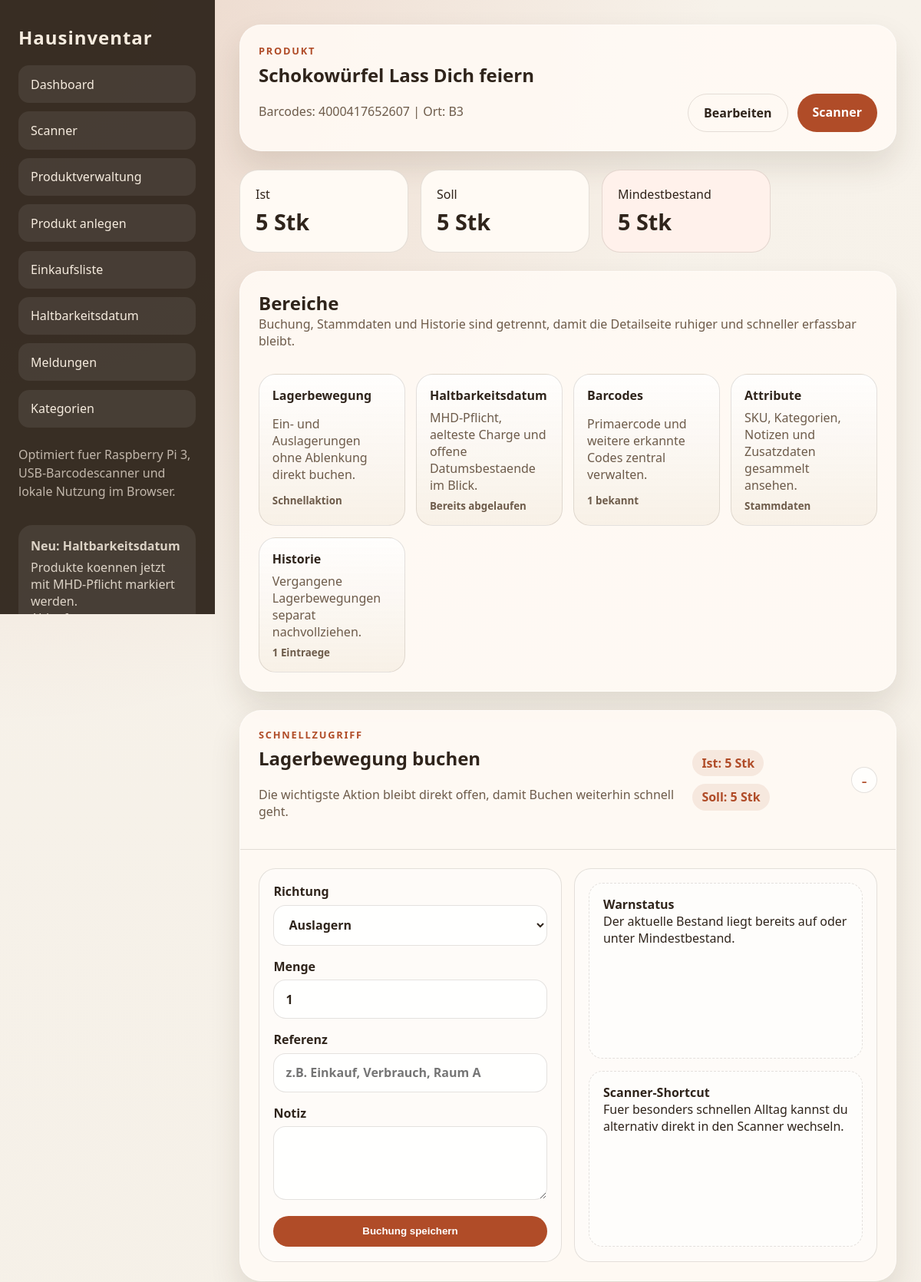
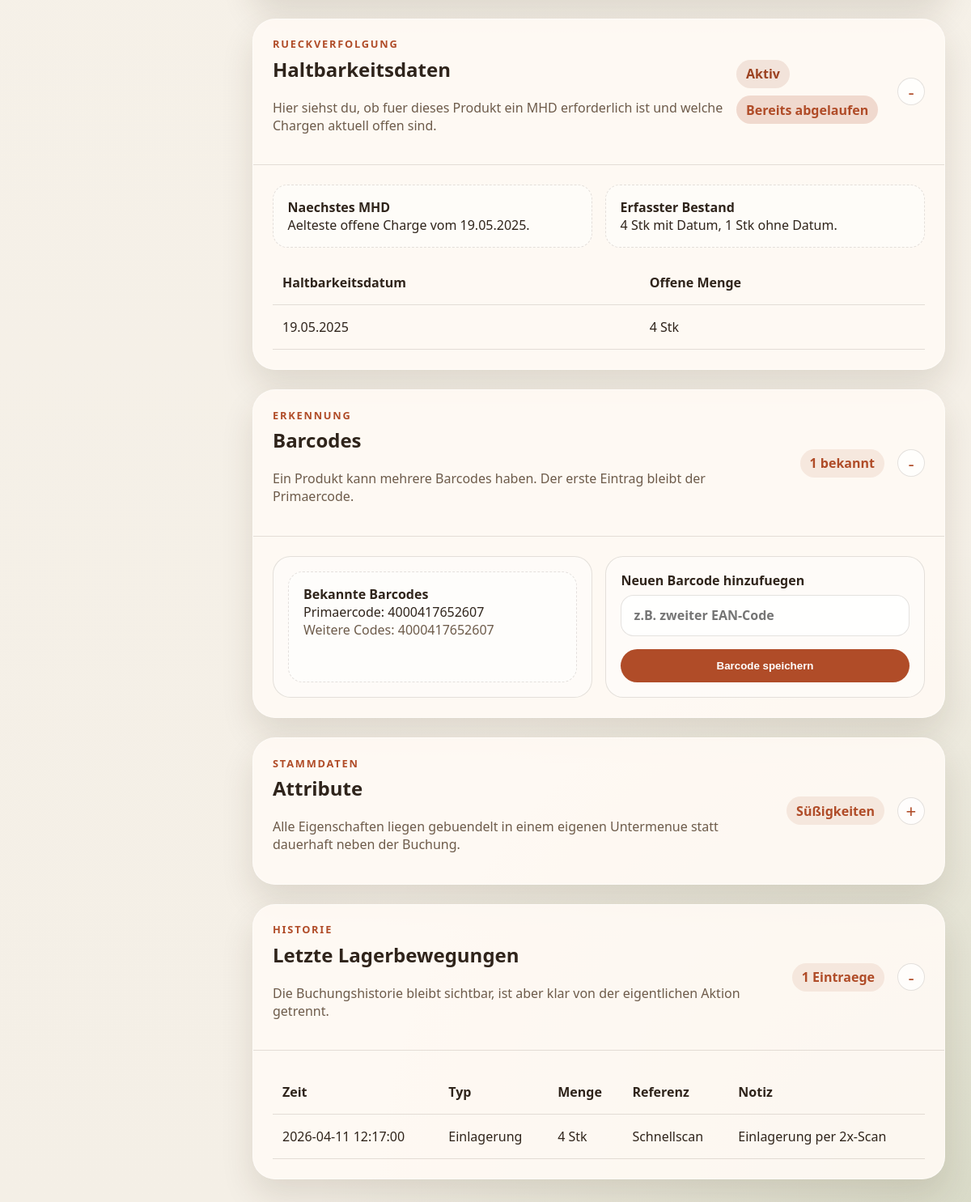
/products/1, run on the app's committed database (2 pictures, top to bottom).
### tables this page shows
CREATE TABLE products (
            id INTEGER PRIMARY KEY AUTOINCREMENT,
            name TEXT NOT NULL,
            barcode TEXT UNIQUE,
            sku TEXT,
            category TEXT,
            storage_location TEXT,
            unit TEXT NOT NULL DEFAULT 'Stk',
            target_quantity INTEGER NOT NULL DEFAULT 0,
            current_quantity INTEGER NOT NULL DEFAULT 0,
            min_quantity INTEGER NOT NULL DEFAULT 0,
            notes TEXT,
            extra_attributes TEXT NOT NULL DEFAULT '{}',
            created_at TEXT NOT NULL DEFAULT CURRENT_TIMESTAMP,
            updated_at TEXT NOT NULL DEFAULT CURRENT_TIMESTAMP
        , product_category_id INTEGER REFERENCES product_categories (id), requires_expiry_date INTEGER NOT NULL DEFAULT 0);

CREATE TABLE product_expiry_batches (
            id INTEGER PRIMARY KEY AUTOINCREMENT,
            product_id INTEGER NOT NULL,
            expires_on TEXT NOT NULL,
            quantity INTEGER NOT NULL,
            quantity_remaining INTEGER NOT NULL,
            created_at TEXT NOT NULL DEFAULT CURRENT_TIMESTAMP,
            FOREIGN KEY (product_id) REFERENCES products (id)
        );

CREATE TABLE product_categories (
            id INTEGER PRIMARY KEY AUTOINCREMENT,
            name TEXT NOT NULL UNIQUE,
            created_at TEXT NOT NULL DEFAULT CURRENT_TIMESTAMP
        );

CREATE TABLE stock_movements (
            id INTEGER PRIMARY KEY AUTOINCREMENT,
            product_id INTEGER NOT NULL,
            movement_type TEXT NOT NULL,
            quantity INTEGER NOT NULL,
            reference TEXT,
            note TEXT,
            created_at TEXT NOT NULL DEFAULT CURRENT_TIMESTAMP,
            FOREIGN KEY (product_id) REFERENCES products (id)
        );

### inventory_app/__init__.py (the view)
    @app.route("/products/<int:product_id>")
    def product_detail(product_id: int):
        product = get_product(product_id)
        if product is None:
            flash("Produkt wurde nicht gefunden.", "error")
            return redirect(url_for("index"))
        movements = list_product_movements(product_id)
        return render_template("product_detail_page.html", product=product, movements=movements)

### inventory_app/templates/product_detail_page.html (shortened to what this page needs)
{% extends "layout.html" %}
{% block content %}
<section class="detail-header">
    <div>
        <p class="eyebrow">Produkt</p>
        <h1>{{ product.name }}</h1>
        <p class="lead">Barcodes: {{ product.barcode_label or 'nicht hinterlegt' }} | Ort: {{ product.storage_location
            or 'nicht hinterlegt' }}</p>
    </div>
    <div class="detail-actions">
        <a class="button-link secondary" href="{{ url_for('edit_product', product_id=product.id) }}">Bearbeiten</a>
        <a class="button-link" href="{{ url_for('scan') }}">Scanner</a>
    </div>
</section>
<section class="stats-grid compact">
    <article class="stat-card">
        <span>Ist</span>
        <strong>{{ product.current_quantity }} {{ product.unit }}</strong>
    </article>
    <article class="stat-card">
        <span>Soll</span>
        <strong>{{ product.target_quantity }} {{ product.unit }}</strong>
    </article>
    <article class="stat-card {% if product.current_quantity <= product.min_quantity %}warning{% endif %}">
        <span>Mindestbestand</span>
        <strong>{{ product.min_quantity }} {{ product.unit }}</strong>
    </article>
</section>
<section class="panel category-overview-panel">
    <div class="section-head compact-head">
        <div>
            <h2>Bereiche</h2>
            <p class="subtle">Buchung, Stammdaten und Historie sind getrennt, damit die Detailseite ruhiger und
                schneller erfassbar bleibt.</p>
        </div>
    </div>
    <div class="category-hub-grid">
        <a class="hub-card" href="#product-movement">
            <strong>Lagerbewegung</strong>
            <span>Ein- und Auslagerungen ohne Ablenkung direkt buchen.</span>
            <small>Schnellaktion</small>
        </a>
        <a class="hub-card" href="#product-expiry">
            <strong>Haltbarkeitsdatum</strong>
            <span>MHD-Pflicht, aelteste Charge und offene Datumsbestaende im Blick.</span>
            <small>{{ product.expiry_status_label if product.requires_expiry_date else 'Nicht aktiv' }}</small>
        </a>
        <a class="hub-card" href="#product-barcodes">
            <strong>Barcodes</strong>
            <span>Primaercode und weitere erkannte Codes zentral verwalten.</span>
            <small>{{ product.all_barcodes|length }} bekannt</small>
        </a>
        <a class="hub-card" href="#product-attributes">
            <strong>Attribute</strong>
            <span>SKU, Kategorien, Notizen und Zusatzdaten gesammelt ansehen.</span>
            <small>Stammdaten</small>
        </a>
        <a class="hub-card" href="#product-history">
            <strong>Historie</strong>
            <span>Vergangene Lagerbewegungen separat nachvollziehen.</span>
            <small>{{ movements|length }} Eintraege</small>
        </a>
    </div>
</section>
<details class="panel category-accordion" id="product-movement" open>
    <summary>
        <div>
            <p class="eyebrow">Schnellzugriff</p>
            <h2>Lagerbewegung buchen</h2>
            <p class="subtle">Die wichtigste Aktion bleibt direkt offen, damit Buchen weiterhin schnell geht.</p>
        </div>
        <div class="accordion-meta">
            <span class="status-pill">Ist: {{ product.current_quantity }} {{ product.unit }}</span>
            <span class="status-pill">Soll: {{ product.target_quantity }} {{ product.unit }}</span>
        </div>
    </summary>
    <div class="category-accordion-body">
        <div class="detail-grid">
            <section class="category-subpanel">
                <form class="movement-form" method="post" action="{{ url_for('move_product', product_id=product.id) }}"
                    data-expiry-required="{{ 1 if product.requires_expiry_date else 0 }}"
                    data-expiry-product-name="{{ product.name }}">
                    <label>
                        Richtung
                        <select name="direction">
                            <option value="out">Auslagern</option>
                        </select>
                    </label>
                    <label>
                        Menge
                        <input name="quantity" type="number" min="1" value="1" required>
                    </label>
                    <label>
                        Referenz
                        <input name="reference" placeholder="z.B. Einkauf, Verbrauch, Raum A">
                    </label>
                    <label>
                        Notiz
                        <textarea name="note" rows="3"></textarea>
                    </label>
                    <button type="submit">Buchung speichern</button>
                </form>
            </section>
            <section class="category-subpanel">
                <div class="filter-summary-row detail-summary-single">
                    <div class="category-summary">
                        <strong>Warnstatus</strong>
                        <p>{% if product.current_quantity <= product.min_quantity %}Der aktuelle Bestand liegt bereits
                                auf oder unter Mindestbestand.{% else %}Der aktuelle Bestand liegt oberhalb des
                                Mindestbestands.{% endif %}</p>
                    </div>
                    <div class="category-summary">
                        <strong>Scanner-Shortcut</strong>
                        <p>Fuer besonders schnellen Alltag kannst du alternativ direkt in den Scanner wechseln.</p>
                    </div>
                </div>
            </section>
        </div>
    </div>
</details>
<details class="panel category-accordion" id="product-expiry" {% if product.requires_expiry_date %}open{% endif %}>
    <summary>
        <div>
            <p class="eyebrow">Rueckverfolgung</p>
            <h2>Haltbarkeitsdaten</h2>
            <p class="subtle">Hier siehst du, ob fuer dieses Produkt ein MHD erforderlich ist und welche Chargen aktuell
                offen sind.</p>
        </div>
        <div class="accordion-meta">
            <span class="status-pill {% if product.requires_expiry_date %}expiry-soon-pill{% endif %}">{{ 'Aktiv' if
                product.requires_expiry_date else 'Nicht erforderlich' }}</span>
            {% if product.requires_expiry_date %}
            <span class="status-pill expiry-status-{{ product.expiry_status }}">{{ product.expiry_status_label }}</span>
            {% endif %}
        </div>
    </summary>
    <div class="category-accordion-body">
        <div class="filter-summary-row expiry-summary-row">
            <div class="category-summary">
                <strong>Naechstes MHD</strong>
                <p>{% if product.next_expiry_display %}Aelteste offene Charge vom {{ product.next_expiry_display }}.{%
                    elif product.requires_expiry_date %}Noch kein Haltbarkeitsdatum fuer den aktuellen Bestand
                    erfasst.{% else %}Dieses Produkt benoetigt aktuell kein Haltbarkeitsdatum.{% endif %}</p>
            </div>
            <div class="category-summary">
                <strong>Erfasster Bestand</strong>
                <p>{{ product.tracked_expiry_quantity }} {{ product.unit }} mit Datum{% if
                    product.missing_expiry_quantity %}, {{ product.missing_expiry_quantity }} {{ product.unit }} ohne
                    Datum{% endif %}.</p>
            </div>
        </div>
        <div class="table-wrap">
            <table>
                <thead>
                    <tr>
                        <th>Haltbarkeitsdatum</th>
                        <th>Offene Menge</th>
                    </tr>
                </thead>
                <tbody>
                    {% for batch in product.expiry_batches %}
                    <tr>
                        <td>{{ batch.expires_display }}</td>
                        <td>{{ batch.quantity_remaining }} {{ product.unit }}</td>
                    </tr>
                    {% else %}
                    <tr>
                        <td colspan="2" class="empty-state">Noch keine offenen MHD-Chargen fuer dieses Produkt
                            vorhanden.</td>
                    </tr>
                    {% endfor %}
                </tbody>
            </table>
        </div>
    </div>
</details>
<details class="panel category-accordion" id="product-barcodes" open>
    <summary>
        <div>
            <p class="eyebrow">Erkennung</p>
            <h2>Barcodes</h2>
            <p class="subtle">Ein Produkt kann mehrere Barcodes haben. Der erste Eintrag bleibt der Primaercode.</p>
        </div>
        <div class="accordion-meta">
            <span class="status-pill">{{ product.all_barcodes|length }} bekannt</span>
        </div>
    </summary>
    <div class="category-accordion-body">
        <div class="detail-grid">
            <section class="category-subpanel">
                <div class="category-summary">
                    <strong>Bekannte Barcodes</strong>
                    <p>{% if product.barcode %}Primaercode: {{ product.barcode }}{% else %}Noch kein Primaercode
                        hinterlegt.{% endif %}</p>
                    {% if product.additional_barcodes %}
                    <p class="subtle">Weitere Codes: {{ product.additional_barcodes|join(', ') }}</p>
                    {% else %}
                    <p class="subtle">Noch keine weiteren Barcodes hinterlegt.</p>
                    {% endif %}
                </div>
            </section>
            <section class="category-subpanel">
                <form class="movement-form" method="post"
                    action="{{ url_for('add_product_barcode', product_id=product.id) }}">
                    <label>
                        Neuen Barcode hinzufuegen
                        <input name="barcode" placeholder="z.B. zweiter EAN-Code" required>
                    </label>
                    <button type="submit">Barcode speichern</button>
                </form>
            </section>
        </div>
    </div>
</details>
<details class="panel category-accordion" id="product-attributes">
    <summary>
        <div>
            <p class="eyebrow">Stammdaten</p>
            <h2>Attribute</h2>
            <p class="subtle">Alle Eigenschaften liegen gebuendelt in einem eigenen Untermenue statt dauerhaft neben der
                Buchung.</p>
        </div>
        <div class="accordion-meta">
            <span class="status-pill">{{ product.product_category or 'Ohne Lebensmittelart' }}</span>
        </div>
    </summary>
</details>
<details class="panel category-accordion" id="product-history" open>
    <summary>
        <div>
            <p class="eyebrow">Historie</p>
            <h2>Letzte Lagerbewegungen</h2>
            <p class="subtle">Die Buchungshistorie bleibt sichtbar, ist aber klar von der eigentlichen Aktion getrennt.
            </p>
        </div>
        <div class="accordion-meta">
            <span class="status-pill">{{ movements|length }} Eintraege</span>
        </div>
    </summary>
    <div class="category-accordion-body">
        <div class="table-wrap">
            <table>
                <thead>
                    <tr>
                        <th>Zeit</th>
                        <th>Typ</th>
                        <th>Menge</th>
                        <th>Referenz</th>
                        <th>Notiz</th>
                    </tr>
                </thead>
                <tbody>
                    {% for movement in movements %}
                    <tr>
                        <td>{{ movement.created_at }}</td>
                        <td>{{ 'Einlagerung' if movement.movement_type == 'in' else 'Auslagerung' }}</td>
                        <td>{{ movement.quantity }} {{ product.unit }}</td>
                        <td>{{ movement.reference or '-' }}</td>
                        <td>{{ movement.note or '-' }}</td>
                    </tr>
                    {% else %}
                    <tr>
                        <td colspan="5" class="empty-state">Noch keine Buchungen vorhanden.</td>
                    </tr>
                    {% endfor %}
                </tbody>
            </table>
        </div>
    </div>
</details>
{% endblock %}

### data on the page
products: name "Schokowürfel Lass Dich feiern", barcode "4000417652607", storage_location "B3", unit "Stk"
product_expiry_batches: expires_display "19.05.2025", quantity_remaining "4"
product_categories: name "Süßigkeiten"
stock_movements: created_at "2026-04-11 12:17:00", movement_type "Einlagerung", quantity "4", reference "Schnellscan", note "Einlagerung per 2x-Scan"

### other printed values
{{ product.current_quantity }} "5"
{{ product.target_quantity }} "5"
{{ product.min_quantity }} "5"
{{ product.all_barcodes|length }} "1"
{{ movements|length }} "1"
{{ product.expiry_status_label }} "Bereits abgelaufen"
{{ product.next_expiry_display }} "19.05.2025"
{{ product.tracked_expiry_quantity }} "4"
{{ product.missing_expiry_quantity }} "1"
{{ product.additional_barcodes|join(', ') }} "4000417652607"
